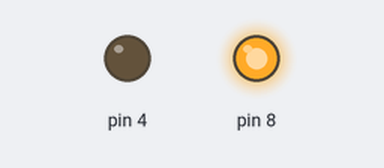
A sketch run on a simulated Arduino Uno, built with avr-gcc and run on an emulated ATmega328P. Shown: output pins drawn as LEDs (lit = HIGH). Pins used as bus, display or sensor lines are not drawn.

Above: at 1.5 s.
At 4.5 s:
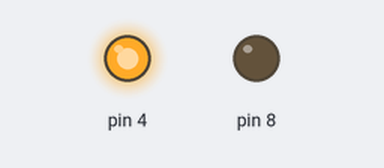
Timing chart, 0 to 7.8 s (numbered marks = the images above):
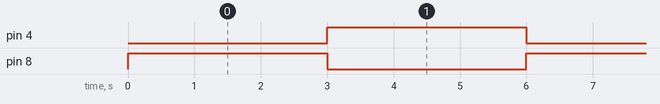

Measured:
- by itself, pin 4, pin 8: alternates HIGH for 3.0 s and LOW for 3.0 s
- by itself, everything shown: repeats every 6.0 s, in 3 steps

The sketch:

TrafficLight.ino
```cpp
// C++ code
//
void setup()
{
  pinMode(8, OUTPUT);
  pinMode(4, OUTPUT);
  pinMode(2, OUTPUT);
}

void loop()
{
  digitalWrite(8, HIGH);
  digitalWrite(4, LOW);
  digitalWrite(2, LOW);
  delay(3000); // Wait for 3000 millisecond(s)
  digitalWrite(8, LOW);
  digitalWrite(4, HIGH);
  digitalWrite(2, LOW);
  delay(3000); // Wait for 3000 millisecond(s)
  digitalWrite(8, LOW);
  digitalWrite(4, LOW);
  digitalWrite(2, HIGH);
}
```
